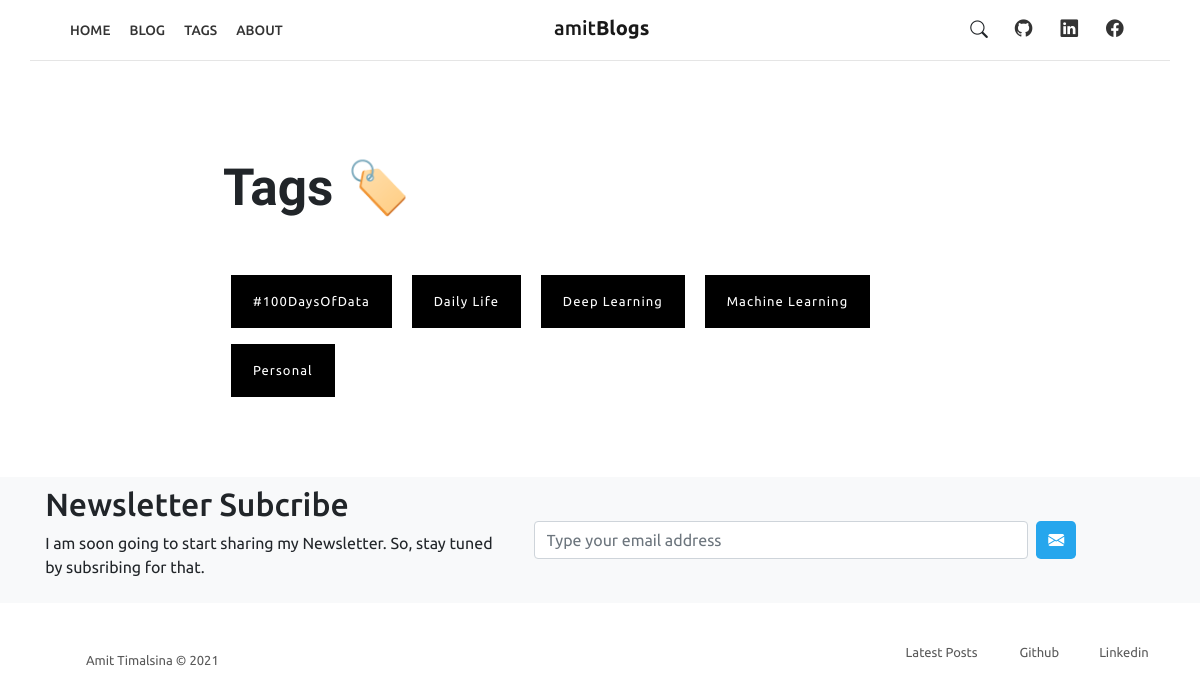
The page /blog/tags/ on the database its author committed.
### blog/models.py (models this page shows, shortened)
class Tag(models.Model):
    name = models.CharField(max_length=200)
    slug = models.SlugField(null=True, blank=True)
    class Meta:
        ordering = ['name']

### blog/views.py (the view)
# urls.py: path('tags/', views.tags, name='tags'),
def tags(request):
    tags = Tag.objects.all()
    form = EmailSignupForm()
    context = {'tags': tags, 'form': form}
    return render(request, 'blog/tags.html', context)

### blog/forms.py
class EmailSignupForm(forms.ModelForm):
    email = forms.EmailField(widget=forms.TextInput(attrs={
        "type": "email",
        "name": "email",
        "class": "form-control",
        "placeholder": "Type your email address",
    }), label="")
    class Meta:
        model = Signup
        fields = ('email', )

### blog/templates/blog/tags.html (shortened to what this page needs)
{% extends 'blog/main.html' %}
{% load static %}
{% block content %}
<div class="container my-3 my-md-5">
  <div class="row justify-content-center p-5">
    <div class="col-md-10 col-lg-9">
      <h2 class="m-0" style="font-size: 3.2rem; font-family: 'Buda', cursive; font-weight: bold;">Tags 🏷️</h2>
    </div>
  </div>
  <div class="row justify-content-center">
    <div class="col-md-10 col-lg-9 px-5 mb-4 text-left">
      {% for tag in tags %}
      <a href="{% url 'tag' tag.slug %}" class="btn btn-dark m-2">{{ tag.name }}</a>
      {% endfor %}
    </div>
  </div>
</div>
{% endblock content %}

### rows shown on the page
Tag: name "#100DaysOfData"
Tag: name "Daily Life"
Tag: name "Deep Learning"
Tag: name "Machine Learning"
Tag: name "Personal"
